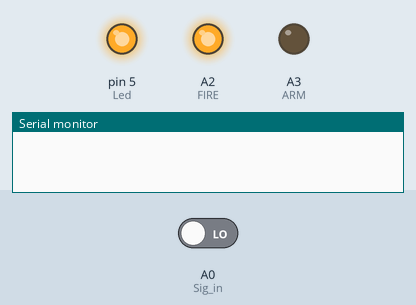
The sketch below on a simulated Arduino Uno, built with avr-gcc and run on an emulated ATmega328P. Shown: output pins drawn as LEDs (lit = HIGH), the last lines printed to the serial monitor. The test bench sets the inputs (shaded band); at power-on: A0 (Sig_in) LOW.

Above: at 0.1 s.
At 3.1 s:
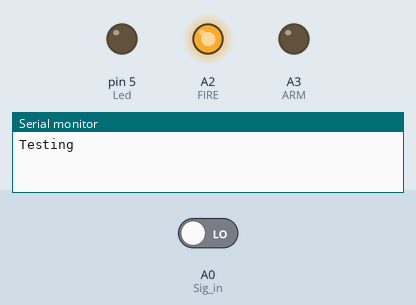
Timing chart, 0 to 4.6 s (numbered marks = the images above):
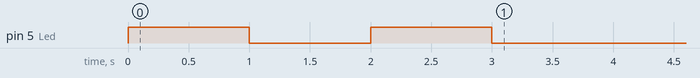

The sketch:

KAMAKazi.ino
```cpp
#include "Adafruit_VL53L0X.h"
int ARM = A3;
int FIRE = A2;
// int Trigger = 3;
int Led = 5;

int Sig_in = A0;

int Threshold = 120;
unsigned long duration;

int Det_Flag = 0;

Adafruit_VL53L0X lox = Adafruit_VL53L0X();

void setup() {
  Serial.begin(9600);

  pinMode(Sig_in, INPUT);
  pinMode(ARM, OUTPUT);
  pinMode(FIRE, OUTPUT);
  pinMode(Led, OUTPUT);

  digitalWrite(Led, LOW);
  digitalWrite(ARM, LOW);
  digitalWrite(FIRE, HIGH);

  digitalWrite(Led, HIGH);
  delay(1000);
  digitalWrite(Led, LOW);
  delay(1000);
  digitalWrite(Led, HIGH);
  delay(1000);
  digitalWrite(Led, LOW);


  Serial.println(F("Testing"));
  if (!lox.begin()) {
    Serial.println(F("Failed to BOOT"));
    // while (1) {
    digitalWrite(Led, HIGH);
    delay(500);
    digitalWrite(Led, LOW);
    delay(500);
    digitalWrite(Led, HIGH);
    delay(200);
    digitalWrite(Led, LOW);
    delay(200);
    digitalWrite(Led, HIGH);
    delay(500);
    digitalWrite(Led, LOW);
    delay(500);
    // }
  }
}

void loop() {
  duration = pulseIn(Sig_in, HIGH);
  Serial.print(duration);
  Serial.println(" ");

  if (duration > 1300 && duration < 1400) {
    Det_Flag = 1;
  }

  if (duration > 1400 && duration < 1700 && Det_Flag == 1) {
    VL53L0X_RangingMeasurementData_t measure;

    Serial.print("Reading...");
    lox.rangingTest(&measure, false);

    if (measure.RangeStatus != 4) {

      Serial.print("Distance: ");
      Serial.println(measure.RangeMilliMeter);

      if (measure.RangeMilliMeter >= Threshold) {
        digitalWrite(ARM, LOW);
        digitalWrite(FIRE, HIGH);
        digitalWrite(Led, LOW);
      } else if (measure.RangeMilliMeter < Threshold) {
        digitalWrite(ARM, HIGH);
        delay(50);
        digitalWrite(FIRE, LOW);
        digitalWrite(Led, HIGH);
         Serial.println("BOOM");
        delay(2000);
      }
    } else {
      Serial.println("Out Of Range");
    }
  } else if (duration > 1700 && Det_Flag == 1) {
    digitalWrite(ARM, HIGH);
    delay(50);
    digitalWrite(FIRE, LOW);
    digitalWrite(Led, HIGH);
    Serial.println("BOOM");
    delay(2000);
  } else if (duration < 1300) {
    digitalWrite(ARM, LOW);
    digitalWrite(FIRE, HIGH);
    digitalWrite(Led, LOW);
    Det_Flag = 0;
  }
  delay(10);
}
```
